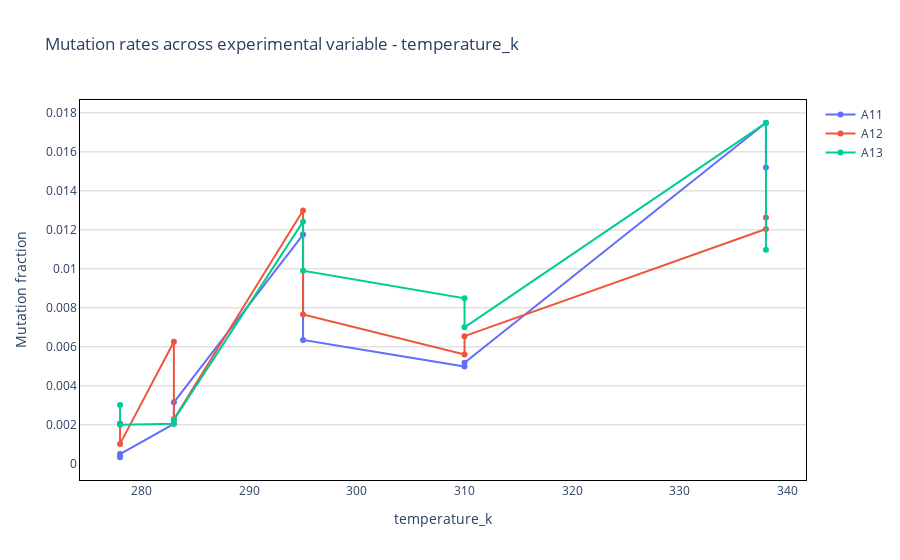

Source (notebook cell):
### Code cell
study.experimental_variable_across_samples(
    experimental_variable = 'temperature_k',
    reference = reference,
    section = 'ROI',
    base_type = ['A','C'],
    base_pairing = False
)['fig'].show()
study.experimental_variable_across_samples(
    experimental_variable = 'temperature_k',
    reference = reference,
    section = 'ROI',
)['data']

### Figure 1 — Plotly figure (JSON) as saved in the notebook; plotly's stock layout.template omitted (floating-point values rounded to 4 significant figures)
{"data": [{"hovertemplate": "<b>Experimental variable: %{x}<br>Mutation fraction: %{y}<extra></extra>", "mode": "lines+markers", "name": "A11", "text": "temperature_k", "type": "scatter", "x": [278, 278, 283, 283, 295, 295, 310, 310, 338, 338], "y": [0.0003355, 0.000501, 0.002049, 0.003155, 0.01176, 0.006349, 0.004993, 0.005186, 0.01749, 0.0152]}, {"hovertemplate": "<b>Experimental variable: %{x}<br>Mutation fraction: %{y}<extra></extra>", "mode": "lines+markers", "name": "A12", "text": "temperature_k", "type": "scatter", "x": [278, 278, 283, 283, 295, 295, 310, 310, 338, 338], "y": [0.002062, 0.001021, 0.006263, 0.002287, 0.01299, 0.007658, 0.005604, 0.006546, 0.01204, 0.01263]}, {"hovertemplate": "<b>Experimental variable: %{x}<br>Mutation fraction: %{y}<extra></extra>", "mode": "lines+markers", "name": "A13", "text": "temperature_k", "type": "scatter", "x": [278, 278, 283, 283, 295, 295, 310, 310, 338, 338], "y": [0.003019, 0.002003, 0.002049, 0.002251, 0.01242, 0.009905, 0.008487, 0.006999, 0.01749, 0.01098]}], "layout": {"paper_bgcolor": "white", "plot_bgcolor": "white", "title": {"text": "Mutation rates across experimental variable - temperature_k"}, "xaxis": {"autorange": true, "linecolor": "black", "linewidth": 1, "mirror": true, "title": {"text": "temperature_k"}}, "yaxis": {"gridcolor": "lightgray", "linecolor": "black", "linewidth": 1, "mirror": true, "title": {"text": "Mutation fraction"}}}}
